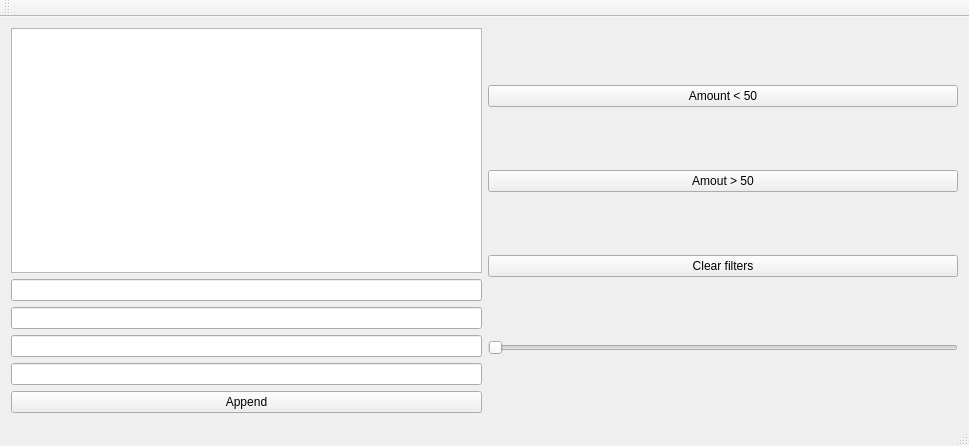
<?xml version="1.0" encoding="UTF-8"?>
<ui version="4.0">
 <class>MainWindow</class>
 <widget class="QMainWindow" name="MainWindow">
  <property name="geometry">
   <rect>
    <x>0</x>
    <y>0</y>
    <width>969</width>
    <height>446</height>
   </rect>
  </property>
  <property name="windowTitle">
   <string>MainWindow</string>
  </property>
  <widget class="QWidget" name="centralWidget">
   <layout class="QHBoxLayout" name="horizontalLayout">
    <item>
     <layout class="QVBoxLayout" name="verticalLayout_2">
      <item>
       <widget class="QTableView" name="tableView"/>
      </item>
      <item>
       <widget class="QLineEdit" name="ID"/>
      </item>
      <item>
       <widget class="QLineEdit" name="Item"/>
      </item>
      <item>
       <widget class="QLineEdit" name="Type"/>
      </item>
      <item>
       <widget class="QLineEdit" name="Amout"/>
      </item>
      <item>
       <widget class="QPushButton" name="pushButton_4">
        <property name="text">
         <string>Append</string>
        </property>
       </widget>
      </item>
     </layout>
    </item>
    <item>
     <layout class="QVBoxLayout" name="verticalLayout">
      <item>
       <widget class="QPushButton" name="pushButton">
        <property name="text">
         <string>Amount &lt; 50</string>
        </property>
       </widget>
      </item>
      <item>
       <widget class="QPushButton" name="pushButton_3">
        <property name="text">
         <string>Amout &gt; 50</string>
        </property>
       </widget>
      </item>
      <item>
       <widget class="QPushButton" name="pushButton_2">
        <property name="text">
         <string>Clear filters</string>
        </property>
       </widget>
      </item>
      <item>
       <widget class="QSlider" name="horizontalSlider">
        <property name="maximumSize">
         <size>
          <width>16777215</width>
          <height>16777215</height>
         </size>
        </property>
        <property name="minimum">
         <number>1</number>
        </property>
        <property name="maximum">
         <number>5000</number>
        </property>
        <property name="orientation">
         <enum>Qt::Horizontal</enum>
        </property>
       </widget>
      </item>
     </layout>
    </item>
   </layout>
  </widget>
  <widget class="QMenuBar" name="menuBar">
   <property name="geometry">
    <rect>
     <x>0</x>
     <y>0</y>
     <width>969</width>
     <height>21</height>
    </rect>
   </property>
  </widget>
  <widget class="QToolBar" name="mainToolBar">
   <attribute name="toolBarArea">
    <enum>TopToolBarArea</enum>
   </attribute>
   <attribute name="toolBarBreak">
    <bool>false</bool>
   </attribute>
  </widget>
  <widget class="QStatusBar" name="statusBar"/>
 </widget>
 <layoutdefault spacing="6" margin="11"/>
 <resources/>
 <connections/>
</ui>
